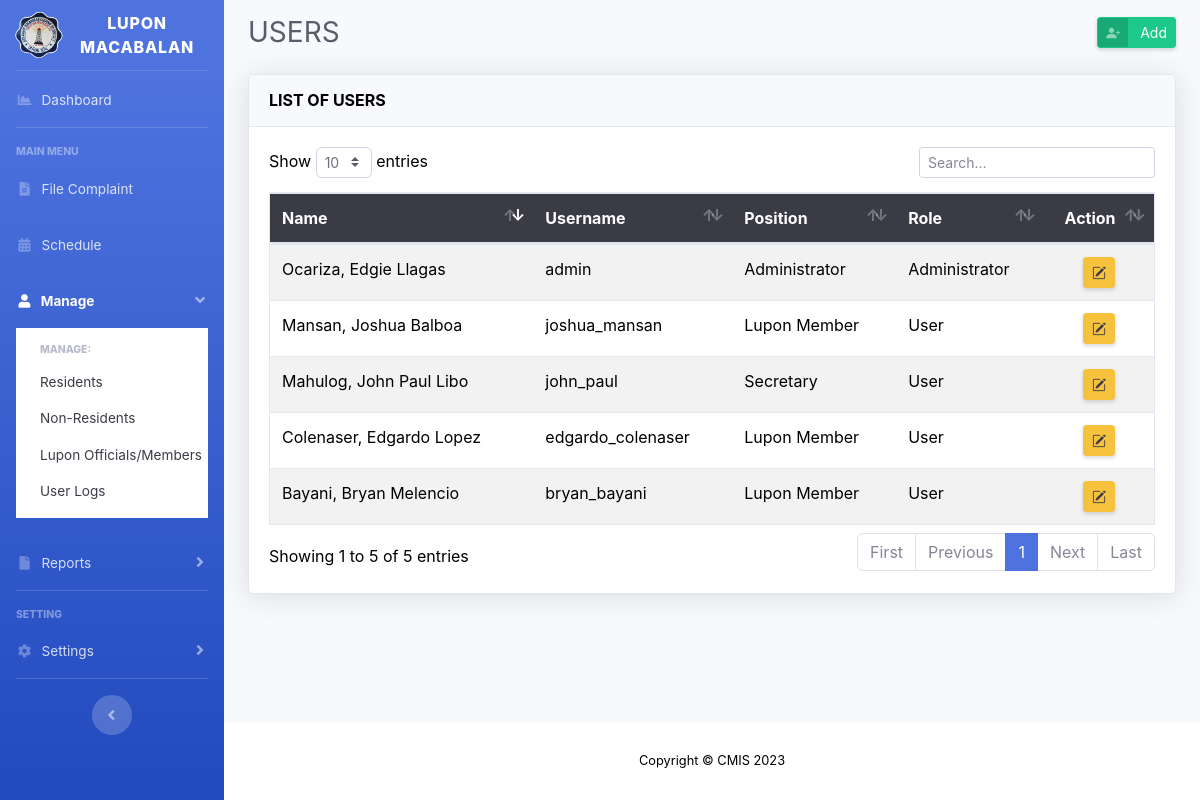
/users.php (signed in), run on the app's committed database.
### tables this page shows
CREATE TABLE `tbl_users` (
  `user_id` int(11) unsigned NOT NULL AUTO_INCREMENT,
  `lupon_id` int(11) NOT NULL,
  `user_username` varchar(50) DEFAULT NULL,
  `user_password` varchar(50) DEFAULT NULL,
  `role` int(2) DEFAULT 0,
  `user_regDateTime` timestamp NULL DEFAULT current_timestamp() ON UPDATE current_timestamp(),
  PRIMARY KEY (`user_id`),
  KEY `lupon_id` (`lupon_id`)
);

CREATE TABLE `tbl_residents` (
  `res_id` int(15) unsigned NOT NULL AUTO_INCREMENT,
  `res_fname` varchar(50) NOT NULL,
  `res_mname` varchar(50) NOT NULL,
  `res_lname` varchar(50) NOT NULL,
  `res_suffix` varchar(5) NOT NULL,
  `res_birthday` date NOT NULL,
  `res_age` int(3) NOT NULL,
  `res_gender` text NOT NULL,
  `res_cstatus` text NOT NULL,
  `zone_id` int(11) NOT NULL,
  `res_contact` varchar(11) NOT NULL,
  `res_regDateTime` timestamp NOT NULL DEFAULT current_timestamp(),
  `res_moddatetime` timestamp NOT NULL DEFAULT current_timestamp() ON UPDATE current_timestamp(),
  PRIMARY KEY (`res_id`),
  KEY `zone_id` (`zone_id`)
);

CREATE TABLE `tbl_positions` (
  `pos_id` int(11) unsigned NOT NULL AUTO_INCREMENT,
  `pos_name` varchar(50) DEFAULT NULL,
  `pos_description` text NOT NULL,
  `pos_regdatetime` timestamp NOT NULL DEFAULT current_timestamp(),
  PRIMARY KEY (`pos_id`)
);

### users.php (the view, shortened to what this page needs)
<?php
include 'layouts/header.php';
include 'config/connection.php';
$user = $connection->query("SELECT * FROM tbl_users u, tbl_lupon l, tbl_residents r WHERE u.lupon_id = l.lupon_id AND l.res_id = r.res_id AND l.status = 1");
?>
<div id="content">
	<div class="container-fluid">
		<div class="d-sm-flex align-items-center justify-content-between mb-4">
			<h1 class="h3 mb-0 text-gray-800">USERS</h1>
			<a href="#" class="d-none d-sm-inline-block ml-auto btn btn-sm btn-success btn-icon-split shadow-sm" data-toggle="modal" data-target="#addUserModal">
				<span class="icon text-white-50">
					<i class="bi bi-person-plus-fill"></i>
				</span>
				<span class="text">Add</span>
			</a>
		</div>
		<div class="card shadow mb-4">
			<div class="card-header py-3">
              	<h6 class="m-0 font-weight-bold">LIST OF USERS</h6>
            </div>
            <div class="card-body">
            	<div class="table-responsive">
            		<table class="table table-striped border text-dark" id="table_desc" width="100%">
            			<thead class="bg-gray-900 text-white">
            				<tr>
								<th>Name</th>
								<th>Username</th>
								<th>Position</th>
								<th>Role</th>
								<th class="text-center">Action</th>
            				</tr>
            			</thead>
            			<tbody>
            				<?php
							if ($user->num_rows > 0) {
								while ($row = $user->fetch_assoc()) {
									?>
									<tr>
										<td><?= $row['res_lname'] . ', ' . $row['res_fname'] . ' ' . $row['res_mname'] ?></td>
										<td><?= $row['user_username'] ?></td>
										<td>
											<?php
											$pos_id = $row['pos_id'];
											$p = "SELECT * FROM tbl_positions WHERE pos_id = '$pos_id'";
											$pdata = $connection->query($p)->fetch_assoc();
											echo $pdata['pos_name']
											?>
										</td>
										<td>
											<?php
											if ($row['role'] == 0) {
												echo "User";
											} else {
												echo "Administrator";
											}
											?>
										</td>
										<td class="text-center"><a href="" class="d-none d-sm-inline-block btn btn-warning btn-sm shadow-sm" data-toggle="modal" data-target="#editUserModal<?= $row['user_id'] ?>" data-toggle="tooltip" title="Edit"><i class="bi bi-pencil-square text-gray-900"></i></a></td>
									</tr>
									<?php
								}
							}
							?>
            			</tbody>
            		</table>
            	</div>
            </div>
		</div>
	</div>
</div>
<?php
include 'layouts/footer.php';
?>

### layouts/header.php (style rules this page uses)
body { color: black !important; }
#content { margin-top: 1rem; }
body { background-color: black !important; }
.text-black, table td, table tbody th { color: black !important; }

### data on the page
tbl_users: tbl_residents.res_lname "Ocariza", tbl_residents.res_fname "Edgie", tbl_residents.res_mname "Llagas", user_username "admin", tbl_positions.pos_name "Administrator", role "Administrator"
tbl_users: tbl_residents.res_lname "Bayani", tbl_residents.res_fname "Bryan", tbl_residents.res_mname "Melencio", user_username "bryan_bayani", tbl_positions.pos_name "Lupon Member", role "User"
tbl_users: tbl_residents.res_lname "Mahulog", tbl_residents.res_fname "John Paul", tbl_residents.res_mname "Libo", user_username "john_paul", tbl_positions.pos_name "Secretary", role "User"
tbl_users: tbl_residents.res_lname "Colenaser", tbl_residents.res_fname "Edgardo", tbl_residents.res_mname "Lopez", user_username "edgardo_colenaser", tbl_positions.pos_name "Lupon Member", role "User"
tbl_users: tbl_residents.res_lname "Mansan", tbl_residents.res_fname "Joshua", tbl_residents.res_mname "Balboa", user_username "joshua_mansan", tbl_positions.pos_name "Lupon Member", role "User"
